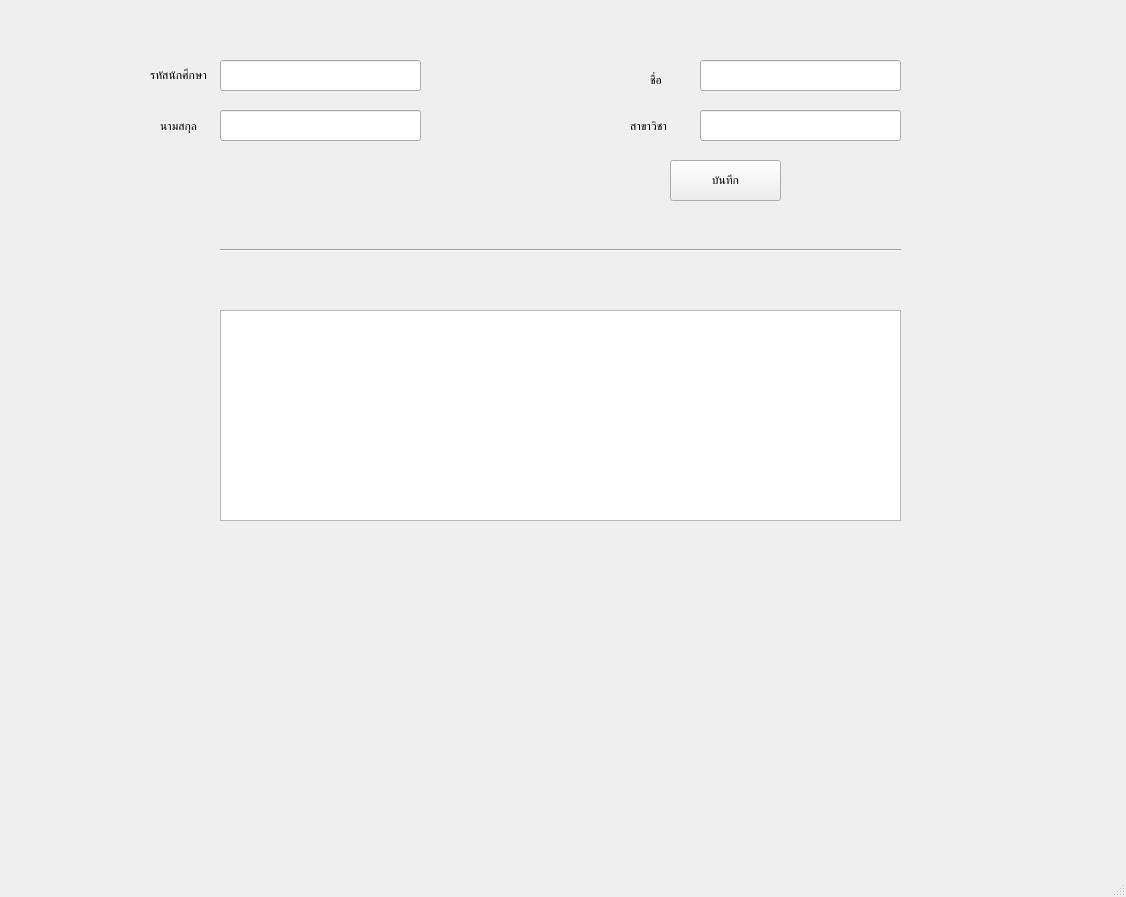
<?xml version="1.0" encoding="UTF-8"?>
<ui version="4.0">
 <class>MainWindow</class>
 <widget class="QMainWindow" name="MainWindow">
  <property name="geometry">
   <rect>
    <x>0</x>
    <y>0</y>
    <width>1126</width>
    <height>897</height>
   </rect>
  </property>
  <property name="font">
   <font>
    <family>Segoe UI Variable Text Semiligh</family>
   </font>
  </property>
  <property name="windowTitle">
   <string>MainWindow</string>
  </property>
  <widget class="QWidget" name="centralwidget">
   <widget class="QLabel" name="label">
    <property name="geometry">
     <rect>
      <x>150</x>
      <y>50</y>
      <width>61</width>
      <height>51</height>
     </rect>
    </property>
    <property name="font">
     <font>
      <family>Viner Hand ITC</family>
     </font>
    </property>
    <property name="text">
     <string>รหัสนักศึกษา</string>
    </property>
   </widget>
   <widget class="QLabel" name="label_2">
    <property name="geometry">
     <rect>
      <x>650</x>
      <y>70</y>
      <width>21</width>
      <height>21</height>
     </rect>
    </property>
    <property name="font">
     <font>
      <family>Viner Hand ITC</family>
     </font>
    </property>
    <property name="text">
     <string>ชื่อ</string>
    </property>
   </widget>
   <widget class="QLabel" name="label_3">
    <property name="geometry">
     <rect>
      <x>160</x>
      <y>120</y>
      <width>47</width>
      <height>13</height>
     </rect>
    </property>
    <property name="font">
     <font>
      <family>Viner Hand ITC</family>
     </font>
    </property>
    <property name="text">
     <string>นามสกุล</string>
    </property>
   </widget>
   <widget class="QLabel" name="label_4">
    <property name="geometry">
     <rect>
      <x>630</x>
      <y>120</y>
      <width>47</width>
      <height>13</height>
     </rect>
    </property>
    <property name="font">
     <font>
      <family>Viner Hand ITC</family>
     </font>
    </property>
    <property name="text">
     <string>สาขาวิชา</string>
    </property>
   </widget>
   <widget class="QPushButton" name="pushButton">
    <property name="geometry">
     <rect>
      <x>670</x>
      <y>160</y>
      <width>111</width>
      <height>41</height>
     </rect>
    </property>
    <property name="font">
     <font>
      <family>ZWAdobeF</family>
     </font>
    </property>
    <property name="text">
     <string>บันทึก</string>
    </property>
   </widget>
   <widget class="QLineEdit" name="lineEdit">
    <property name="geometry">
     <rect>
      <x>220</x>
      <y>60</y>
      <width>201</width>
      <height>31</height>
     </rect>
    </property>
   </widget>
   <widget class="QLineEdit" name="lineEdit_2">
    <property name="geometry">
     <rect>
      <x>700</x>
      <y>110</y>
      <width>201</width>
      <height>31</height>
     </rect>
    </property>
   </widget>
   <widget class="QLineEdit" name="lineEdit_3">
    <property name="geometry">
     <rect>
      <x>220</x>
      <y>110</y>
      <width>201</width>
      <height>31</height>
     </rect>
    </property>
   </widget>
   <widget class="QLineEdit" name="lineEdit_4">
    <property name="geometry">
     <rect>
      <x>700</x>
      <y>60</y>
      <width>201</width>
      <height>31</height>
     </rect>
    </property>
   </widget>
   <widget class="Line" name="line">
    <property name="geometry">
     <rect>
      <x>220</x>
      <y>240</y>
      <width>681</width>
      <height>20</height>
     </rect>
    </property>
    <property name="orientation">
     <enum>Qt::Horizontal</enum>
    </property>
   </widget>
   <widget class="QTableWidget" name="tableWidget">
    <property name="geometry">
     <rect>
      <x>220</x>
      <y>310</y>
      <width>681</width>
      <height>211</height>
     </rect>
    </property>
   </widget>
  </widget>
  <widget class="QMenuBar" name="menubar">
   <property name="geometry">
    <rect>
     <x>0</x>
     <y>0</y>
     <width>1126</width>
     <height>21</height>
    </rect>
   </property>
  </widget>
  <widget class="QStatusBar" name="statusbar"/>
 </widget>
 <resources/>
 <connections/>
</ui>
